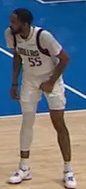
#> input picture output_videos/cropped_image.jpg, 86 x 189 px
$ jupyter execute --allow-errors color_assignment2.ipynb
#> lines starting #> are read from the running program, lines starting #| are printed output that depends on the picture
[cell 1]
import cv2
import matplotlib.pyplot as plt
import numpy as np
from sklearn.cluster import KMeans

[cell 2]
image_path = '../output_videos/crop.png'
image = cv2.imread(image_path)
#> (the rest of this cell did not finish here and is left out)

[cell 3]
image_path2 = '../output_videos/cropped_image.jpg'
image2 = cv2.imread(image_path2)
#> image2 is the input picture: shape (189, 86, 3); mean B, G, R 124.3, 115.7, 108.2
image2 = cv2.cvtColor(image2, cv2.COLOR_BGR2RGB)
jersey2 = image2[0: int(image2.shape[0]/2), :]
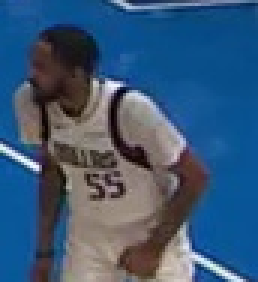
#> jersey2: shape (94, 86, 3) (shown 3 times larger); mean R, G, B 59, 88.3, 118.8
# plt.imshow(image2)
